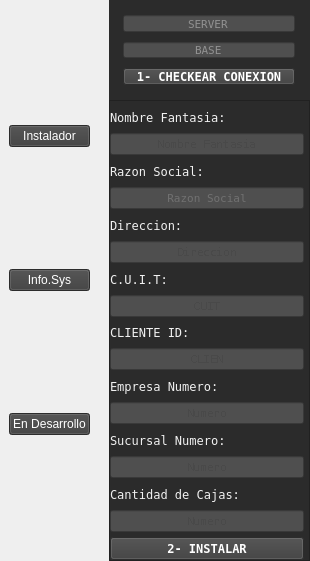
        <widget class="QFrame" name="frame_Main">
         <property name="minimumSize">
          <size>
           <width>281</width>
           <height>561</height>
          </size>
         </property>
         <property name="styleSheet">
          <string notr="true"/>
         </property>
         <property name="frameShape">
          <enum>QFrame::NoFrame</enum>
         </property>
         <property name="frameShadow">
          <enum>QFrame::Plain</enum>
         </property>
         <property name="lineWidth">
          <number>0</number>
         </property>
         <layout class="QHBoxLayout" name="horizontalLayout">
          <property name="spacing">
           <number>10</number>
          </property>
          <property name="sizeConstraint">
           <enum>QLayout::SetDefaultConstraint</enum>
          </property>
          <property name="leftMargin">
           <number>0</number>
          </property>
          <property name="topMargin">
           <number>0</number>
          </property>
          <property name="rightMargin">
           <number>0</number>
          </property>
          <property name="bottomMargin">
           <number>0</number>
          </property>
          <item>
           <widget class="QFrame" name="frame">
            <property name="enabled">
             <bool>true</bool>
            </property>
            <property name="autoFillBackground">
             <bool>false</bool>
            </property>
            <property name="styleSheet">
             <string notr="true">Qframe{
	background-color: rgb(255, 170, 255);
}

QPushButton{
background-color: rgb(61, 61, 61);
border-top-lef-radius:20px;
border-bottom-lef-radius:20px;
color:rgb(255,255,255);
front:77 10ot &quot;Terminal&quot;;
}

QPushButton:hover{
background-color: white;
border-top-lef-radius:20px;
border-bottom-lef-radius:20px;
color:rgb(0,0,0);
front:77 10ot &quot;Terminal&quot;;
}
</string>
            </property>
            <property name="frameShape">
             <enum>QFrame::NoFrame</enum>
            </property>
            <property name="frameShadow">
             <enum>QFrame::Sunken</enum>
            </property>
            <layout class="QVBoxLayout" name="verticalLayout_2">
             <item>
              <widget class="QPushButton" name="B_Instalador">
               <property name="text">
                <string>Instalador</string>
               </property>
              </widget>
             </item>
             <item>
              <widget class="QPushButton" name="B_info">
               <property name="text">
                <string>Info.Sys</string>
               </property>
              </widget>
             </item>
             <item>
              <widget class="QPushButton" name="pushButton_9">
               <property name="text">
                <string>En Desarrollo</string>
               </property>
              </widget>
             </item>
            </layout>
           </widget>
          </item>
          <item>
           <widget class="QFrame" name="frame_contenido">
            <property name="enabled">
             <bool>true</bool>
            </property>
            <property name="minimumSize">
             <size>
              <width>201</width>
              <height>561</height>
             </size>
            </property>
            <property name="maximumSize">
             <size>
              <width>771</width>
              <height>781</height>
             </size>
            </property>
            <property name="styleSheet">
             <string notr="true">background-color: rgba(80, 80, 80,245);</string>
            </property>
            <property name="frameShape">
             <enum>QFrame::NoFrame</enum>
            </property>
            <property name="frameShadow">
             <enum>QFrame::Raised</enum>
            </property>
            <property name="lineWidth">
             <number>0</number>
            </property>
            <layout class="QVBoxLayout" name="verticalLayout" stretch="0">
             <property name="spacing">
              <number>5</number>
             </property>
             <property name="leftMargin">
              <number>0</number>
             </property>
             <property name="topMargin">
              <number>0</number>
             </property>
             <property name="rightMargin">
              <number>0</number>
             </property>
             <property name="bottomMargin">
              <number>0</number>
             </property>
             <item>
              <widget class="QStackedWidget" name="stackedWidget">
               <property name="currentIndex">
                <number>0</number>
               </property>
               <widget class="QWidget" name="page_instalador">
                <layout class="QVBoxLayout" name="verticalLayout_5">
                 <property name="spacing">
                  <number>0</number>
                 </property>
                 <property name="leftMargin">
                  <number>0</number>
                 </property>
                 <property name="topMargin">
                  <number>0</number>
                 </property>
                 <property name="rightMargin">
                  <number>0</number>
                 </property>
                 <property name="bottomMargin">
                  <number>0</number>
                 </property>
                 <item>
                  <widget class="QFrame" name="frame_chequeo">
                   <property name="enabled">
                    <bool>true</bool>
                   </property>
                   <property name="minimumSize">
                    <size>
                     <width>111</width>
                     <height>100</height>
                    </size>
                   </property>
                   <property name="maximumSize">
                    <size>
                     <width>16777215</width>
                     <height>100</height>
                    </size>
                   </property>
                   <property name="styleSheet">
                    <string notr="true">QFrame{background-color: rgb(43, 43, 43)}

QPushButton{
background-color: rgb(61, 61, 61);
border-top-lef-radius:20px;
border-bottom-lef-radius:20px;
color:rgb(255,255,255);
front:77 10ot &quot;Terminal&quot;;
}

QPushButton:hover{
background-color: white;
border-top-lef-radius:20px;
border-bottom-lef-radius:20px;
color:rgb(0,0,0);
front:77 10ot &quot;Terminal&quot;;
}</string>
                   </property>
                   <property name="frameShape">
                    <enum>QFrame::NoFrame</enum>
                   </property>
                   <property name="frameShadow">
                    <enum>QFrame::Sunken</enum>
                   </property>
                   <layout class="QGridLayout" name="chequeo">
                    <property name="sizeConstraint">
                     <enum>QLayout::SetNoConstraint</enum>
                    </property>
                    <property name="leftMargin">
                     <number>14</number>
                    </property>
                    <property name="topMargin">
                     <number>15</number>
                    </property>
                    <property name="rightMargin">
                     <number>15</number>
                    </property>
                    <property name="bottomMargin">
                     <number>15</number>
                    </property>
                    <property name="horizontalSpacing">
                     <number>15</number>
                    </property>
                    <property name="verticalSpacing">
                     <number>10</number>
                    </property>
                    <item row="1" column="0">
                     <widget class="QLineEdit" name="T_Server">
                      <property name="font">
                       <font>
                        <family>Fixedsys</family>
                        <pointsize>8</pointsize>
                        <weight>50</weight>
                        <bold>false</bold>
                       </font>
                      </property>
                      <property name="layoutDirection">
                       <enum>Qt::LeftToRight</enum>
                      </property>
                      <property name="styleSheet">
                       <string notr="true">color:rgb(145, 145, 145)</string>
                      </property>
                      <property name="text">
                       <string>SERVER</string>
                      </property>
                      <property name="maxLength">
                       <number>100</number>
                      </property>
                      <property name="alignment">
                       <set>Qt::AlignCenter</set>
                      </property>
                      <property name="dragEnabled">
                       <bool>true</bool>
                      </property>
                      <property name="cursorMoveStyle">
                       <enum>Qt::VisualMoveStyle</enum>
                      </property>
                     </widget>
                    </item>
                    <item row="2" column="0">
                     <widget class="QLineEdit" name="T_Base">
                      <property name="font">
                       <font>
                        <family>Fixedsys</family>
                        <pointsize>8</pointsize>
                        <weight>50</weight>
                        <bold>false</bold>
                       </font>
                      </property>
                      <property name="styleSheet">
                       <string notr="true">color:rgb(145, 145, 145)</string>
                      </property>
                      <property name="text">
                       <string>BASE</string>
                      </property>
                      <property name="maxLength">
                       <number>100</number>
                      </property>
                      <property name="alignment">
                       <set>Qt::AlignCenter</set>
                      </property>
                     </widget>
                    </item>
                    <item row="3" column="0">
                     <widget class="QPushButton" name="B_conexion">
                      <property name="font">
                       <font>
                        <family>Terminal</family>
                        <pointsize>9</pointsize>
                        <weight>75</weight>
                        <bold>true</bold>
                       </font>
                      </property>
                      <property name="text">
                       <string>1- CHECKEAR CONEXION</string>
                      </property>
                      <property name="checkable">
                       <bool>false</bool>
                      </property>
                     </widget>
                    </item>
                   </layout>
                  </widget>
                 </item>
                 <item>
                  <widget class="QFrame" name="frame_instalador">
                   <property name="enabled">
                    <bool>true</bool>
                   </property>
                   <property name="minimumSize">
                    <size>
                     <width>0</width>
                     <height>0</height>
                    </size>
                   </property>
                   <property name="maximumSize">
                    <size>
                     <width>16777215</width>
                     <height>16777215</height>
                    </size>
                   </property>
                   <property name="contextMenuPolicy">
                    <enum>Qt::NoContextMenu</enum>
                   </property>
                   <property name="styleSheet">
                    <string notr="true">QFrame{background-color: rgb(43, 43, 43);}

QPushButton{
background-color: rgb(61, 61, 61);
border-top-lef-radius:20px;
border-bottom-lef-radius:20px;
color:rgb(255,255,255);
front:77 9ot &quot;Terminal&quot;;
}

QPushButton:hover{
background-color: white;
border-top-lef-radius:20px;
border-bottom-lef-radius:20px;
color:rgb(0,0,0);
front:77 10ot &quot;Terminal&quot;;
}</string>
                   </property>
                   <property name="frameShape">
                    <enum>QFrame::StyledPanel</enum>
                   </property>
                   <property name="frameShadow">
                    <enum>QFrame::Raised</enum>
                   </property>
                   <layout class="QVBoxLayout" name="verticalLayout_3">
                    <property name="spacing">
                     <number>5</number>
                    </property>
                    <property name="leftMargin">
                     <number>0</number>
                    </property>
                    <property name="topMargin">
                     <number>5</number>
                    </property>
                    <property name="rightMargin">
                     <number>5</number>
                    </property>
                    <property name="bottomMargin">
                     <number>0</number>
                    </property>
                    <item>
                     <widget class="QLabel" name="label_7">
                      <property name="font">
                       <font>
                        <family>Fixedsys</family>
                       </font>
                      </property>
                      <property name="styleSheet">
                       <string notr="true">color:rgb(241, 241, 241)</string>
                      </property>
                      <property name="text">
                       <string>Nombre Fantasia:</string>
                      </property>
                      <property name="buddy">
                       <cstring>T_Fantasia</cstring>
                      </property>
                     </widget>
                    </item>
                    <item>
                     <widget class="QLineEdit" name="T_Fantasia">
                      <property name="font">
                       <font>
                        <family>Fixedsys</family>
                        <pointsize>8</pointsize>
                        <weight>50</weight>
                        <bold>false</bold>
                        <stylestrategy>NoAntialias</stylestrategy>
                        <kerning>false</kerning>
                       </font>
                      </property>
                      <property name="layoutDirection">
                       <enum>Qt::LeftToRight</enum>
                      </property>
                      <property name="styleSheet">
                       <string notr="true">color:rgb(145, 145, 145)</string>
                      </property>
                      <property name="inputMask">
                       <string/>
                      </property>
                      <property name="text">
                       <string/>
                      </property>
                      <property name="maxLength">
                       <number>32767</number>
                      </property>
                      <property name="alignment">
                       <set>Qt::AlignCenter</set>
                      </property>
                      <property name="dragEnabled">
                       <bool>true</bool>
                      </property>
                      <property name="placeholderText">
                       <string>Nombre Fantasia</string>
                      </property>
                      <property name="cursorMoveStyle">
                       <enum>Qt::VisualMoveStyle</enum>
                      </property>
                     </widget>
                    </item>
                    <item>
                     <widget class="QLabel" name="label">
                      <property name="font">
                       <font>
                        <family>Fixedsys</family>
                       </font>
                      </property>
                      <property name="styleSheet">
                       <string notr="true">color:rgb(241, 241, 241)</string>
                      </property>
                      <property name="text">
                       <string>Razon Social:</string>
                      </property>
                      <property name="buddy">
                       <cstring>T_RazonSocial</cstring>
                      </property>
                     </widget>
                    </item>
                    <item>
                     <widget class="QLineEdit" name="T_RazonSocial">
                      <property name="font">
                       <font>
                        <family>Fixedsys</family>
                        <pointsize>8</pointsize>
                        <weight>50</weight>
                        <bold>false</bold>
                        <stylestrategy>PreferAntialias</stylestrategy>
                        <kerning>false</kerning>
                       </font>
                      </property>
                      <property name="layoutDirection">
                       <enum>Qt::LeftToRight</enum>
                      </property>
                      <property name="styleSheet">
                       <string notr="true">color:rgb(145, 145, 145)</string>
                      </property>
                      <property name="text">
                       <string/>
                      </property>
                      <property name="maxLength">
                       <number>100</number>
                      </property>
                      <property name="echoMode">
                       <enum>QLineEdit::Normal</enum>
                      </property>
                      <property name="alignment">
                       <set>Qt::AlignCenter</set>
                      </property>
                      <property name="dragEnabled">
                       <bool>true</bool>
                      </property>
                      <property name="placeholderText">
                       <string>Razon Social</string>
                      </property>
                      <property name="cursorMoveStyle">
                       <enum>Qt::VisualMoveStyle</enum>
                      </property>
                     </widget>
                    </item>
                    <item>
                     <widget class="QLabel" name="label_8">
                      <property name="font">
                       <font>
                        <family>Fixedsys</family>
                       </font>
                      </property>
                      <property name="styleSheet">
                       <string notr="true">color:rgb(241, 241, 241)</string>
                      </property>
                      <property name="text">
                       <string>Direccion:</string>
                      </property>
                      <property name="buddy">
                       <cstring>T_Direccion</cstring>
                      </property>
                     </widget>
                    </item>
                    <item>
                     <widget class="QLineEdit" name="T_Direccion">
                      <property name="font">
                       <font>
                        <family>Fixedsys</family>
                        <pointsize>8</pointsize>
                        <weight>50</weight>
                        <bold>false</bold>
                        <stylestrategy>NoAntialias</stylestrategy>
                        <kerning>false</kerning>
                       </font>
                      </property>
                      <property name="layoutDirection">
                       <enum>Qt::LeftToRight</enum>
                      </property>
                      <property name="styleSheet">
                       <string notr="true">color:rgb(145, 145, 145)</string>
                      </property>
                      <property name="text">
                       <string/>
                      </property>
                      <property name="maxLength">
                       <number>100</number>
                      </property>
                      <property name="alignment">
                       <set>Qt::AlignCenter</set>
                      </property>
                      <property name="dragEnabled">
                       <bool>true</bool>
                      </property>
                      <property name="placeholderText">
                       <string>Direccion</string>
                      </property>
                      <property name="cursorMoveStyle">
                       <enum>Qt::VisualMoveStyle</enum>
                      </property>
                     </widget>
                    </item>
                    <item>
                     <widget class="QLabel" name="label_3">
                      <property name="font">
                       <font>
                        <family>Fixedsys</family>
                       </font>
                      </property>
                      <property name="styleSheet">
                       <string notr="true">color:rgb(241, 241, 241)</string>
                      </property>
                      <property name="text">
                       <string>C.U.I.T:</string>
                      </property>
                      <property name="buddy">
                       <cstring>T_Cuit</cstring>
                      </property>
                     </widget>
                    </item>
                    <item>
                     <widget class="QLineEdit" name="T_Cuit">
                      <property name="font">
                       <font>
                        <family>Fixedsys</family>
                        <pointsize>8</pointsize>
                        <weight>50</weight>
                        <bold>false</bold>
                        <stylestrategy>NoAntialias</stylestrategy>
                        <kerning>false</kerning>
                       </font>
                      </property>
                      <property name="layoutDirection">
                       <enum>Qt::LeftToRight</enum>
                      </property>
                      <property name="styleSheet">
                       <string notr="true">color:rgb(145, 145, 145)</string>
                      </property>
                      <property name="inputMask">
                       <string notr="true"/>
                      </property>
                      <property name="text">
                       <string/>
                      </property>
                      <property name="maxLength">
                       <number>100</number>
                      </property>
                      <property name="alignment">
                       <set>Qt::AlignCenter</set>
                      </property>
                      <property name="dragEnabled">
                       <bool>true</bool>
                      </property>
                      <property name="placeholderText">
                       <string>CUIT</string>
                      </property>
                      <property name="cursorMoveStyle">
                       <enum>Qt::VisualMoveStyle</enum>
                      </property>
                     </widget>
                    </item>
                    <item>
                     <widget class="QLabel" name="label_9">
                      <property name="font">
                       <font>
                        <family>Fixedsys</family>
                       </font>
                      </property>
                      <property name="styleSheet">
                       <string notr="true">color:rgb(241, 241, 241)</string>
                      </property>
                      <property name="text">
                       <string>CLIENTE ID:</string>
                      </property>
                      <property name="buddy">
                       <cstring>T_ClienteWeb</cstring>
                      </property>
                     </widget>
                    </item>
                    <item>
                     <widget class="QLineEdit" name="T_ClienteWeb">
                      <property name="font">
                       <font>
                        <family>Fixedsys</family>
                        <pointsize>8</pointsize>
                        <weight>50</weight>
                        <bold>false</bold>
                        <stylestrategy>NoAntialias</stylestrategy>
                        <kerning>false</kerning>
                       </font>
                      </property>
                      <property name="layoutDirection">
                       <enum>Qt::LeftToRight</enum>
                      </property>
                      <property name="styleSheet">
                       <string notr="true">color:rgb(145, 145, 145)</string>
                      </property>
                      <property name="text">
                       <string/>
                      </property>
                      <property name="maxLength">
                       <number>5</number>
                      </property>
                      <property name="alignment">
                       <set>Qt::AlignCenter</set>
                      </property>
                      <property name="dragEnabled">
                       <bool>true</bool>
                      </property>
                      <property name="placeholderText">
                       <string>CLIEN</string>
                      </property>
                      <property name="cursorMoveStyle">
                       <enum>Qt::VisualMoveStyle</enum>
                      </property>
                     </widget>
                    </item>
                    <item>
                     <widget class="QLabel" name="label_4">
                      <property name="font">
                       <font>
                        <family>Fixedsys</family>
                       </font>
                      </property>
                      <property name="styleSheet">
                       <string notr="true">color:rgb(241, 241, 241)</string>
                      </property>
                      <property name="text">
                       <string>Empresa Numero:</string>
                      </property>
                      <property name="buddy">
                       <cstring>T_Empresa</cstring>
                      </property>
                     </widget>
                    </item>
                    <item>
                     <widget class="QLineEdit" name="T_Empresa">
                      <property name="font">
                       <font>
                        <family>Fixedsys</family>
                        <pointsize>8</pointsize>
                        <weight>50</weight>
                        <bold>false</bold>
                        <stylestrategy>NoAntialias</stylestrategy>
                        <kerning>false</kerning>
                       </font>
                      </property>
                      <property name="layoutDirection">
                       <enum>Qt::LeftToRight</enum>
                      </property>
                      <property name="styleSheet">
                       <string notr="true">color:rgb(145, 145, 145)</string>
                      </property>
                      <property name="text">
                       <string/>
                      </property>
                      <property name="maxLength">
                       <number>10</number>
                      </property>
                      <property name="alignment">
                       <set>Qt::AlignCenter</set>
                      </property>
                      <property name="dragEnabled">
                       <bool>true</bool>
                      </property>
                      <property name="placeholderText">
                       <string>Numero</string>
                      </property>
                      <property name="cursorMoveStyle">
                       <enum>Qt::VisualMoveStyle</enum>
                      </property>
                     </widget>
                    </item>
                    <item>
                     <widget class="QLabel" name="label_5">
                      <property name="font">
                       <font>
                        <family>Fixedsys</family>
                       </font>
                      </property>
                      <property name="styleSheet">
                       <string notr="true">color:rgb(241, 241, 241)</string>
                      </property>
                      <property name="text">
                       <string>Sucursal Numero:</string>
                      </property>
                      <property name="buddy">
                       <cstring>T_Sucursal</cstring>
                      </property>
                     </widget>
                    </item>
                    <item>
                     <widget class="QLineEdit" name="T_Sucursal">
                      <property name="font">
                       <font>
                        <family>Fixedsys</family>
                        <pointsize>8</pointsize>
                        <weight>50</weight>
                        <bold>false</bold>
                        <stylestrategy>NoAntialias</stylestrategy>
                        <kerning>false</kerning>
                       </font>
                      </property>
                      <property name="layoutDirection">
                       <enum>Qt::LeftToRight</enum>
                      </property>
                      <property name="styleSheet">
                       <string notr="true">color:rgb(145, 145, 145)</string>
                      </property>
                      <property name="text">
                       <string/>
                      </property>
                      <property name="maxLength">
                       <number>100</number>
                      </property>
                      <property name="alignment">
                       <set>Qt::AlignCenter</set>
                      </property>
                      <property name="dragEnabled">
                       <bool>true</bool>
                      </property>
                      <property name="placeholderText">
                       <string>Numero</string>
                      </property>
                      <property name="cursorMoveStyle">
                       <enum>Qt::VisualMoveStyle</enum>
                      </property>
                     </widget>
                    </item>
                    <item>
                     <widget class="QLabel" name="label_10">
                      <property name="font">
                       <font>
                        <family>Fixedsys</family>
                       </font>
                      </property>
                      <property name="styleSheet">
                       <string notr="true">color:rgb(241, 241, 241)</string>
                      </property>
                      <property name="text">
                       <string>Cantidad de Cajas:</string>
                      </property>
                      <property name="buddy">
                       <cstring>label_10</cstring>
                      </property>
                     </widget>
                    </item>
                    <item>
                     <widget class="QLineEdit" name="T_Cajas">
                      <property name="font">
                       <font>
                        <family>Fixedsys</family>
                        <pointsize>8</pointsize>
                        <weight>50</weight>
                        <bold>false</bold>
                        <stylestrategy>NoAntialias</stylestrategy>
                        <kerning>false</kerning>
                       </font>
                      </property>
                      <property name="layoutDirection">
                       <enum>Qt::LeftToRight</enum>
                      </property>
                      <property name="styleSheet">
                       <string notr="true">color:rgb(145, 145, 145)</string>
                      </property>
                      <property name="text">
                       <string/>
                      </property>
                      <property name="maxLength">
                       <number>100</number>
                      </property>
                      <property name="alignment">
                       <set>Qt::AlignCenter</set>
                      </property>
                      <property name="dragEnabled">
                       <bool>true</bool>
                      </property>
                      <property name="placeholderText">
                       <string>Numero</string>
                      </property>
                      <property name="cursorMoveStyle">
                       <enum>Qt::VisualMoveStyle</enum>
                      </property>
                     </widget>
                    </item>
                    <item>
                     <widget class="QPushButton" name="B_Update">
                      <property name="font">
                       <font>
                        <family>Terminal</family>
                        <pointsize>9</pointsize>
                        <weight>75</weight>
                        <bold>true</bold>
                       </font>
                      </property>
                      <property name="acceptDrops">
                       <bool>false</bool>
                      </property>
                      <property name="autoFillBackground">
                       <bool>false</bool>
                      </property>
                      <property name="styleSheet">
                       <string notr="true">QpushButton{
background-color: rgb(145, 145, 145);
border-radius:20px;
}</string>
                      </property>
                      <property name="text">
                       <string>2- INSTALAR</string>
                      </property>
                     </widget>
                    </item>
                   </layout>
                  </widget>
                 </item>
                </layout>
               </widget>
               <widget class="QWidget" name="Info">
                <layout class="QVBoxLayout" name="verticalLayout_6">
                 <item>
                  <widget class="QLabel" name="L_info">
                   <property name="font">
                    <font>
                     <family>Terminal</family>
                     <pointsize>9</pointsize>
                     <weight>75</weight>
                     <bold>true</bold>
                    </font>
                   </property>
                   <property name="text">
                    <string>&lt;html&gt;&lt;head/&gt;&lt;body&gt;&lt;p&gt;&lt;span style=&quot; color:#f1f1f1;&quot;&gt;El veloz murciélago hindú comía feliz cardillo y kiwi. La cigüeña toca el saxofón detrás del palenque de paja. 1234567890&lt;/span&gt;&lt;/p&gt;&lt;/body&gt;&lt;/html&gt;</string>
                   </property>
                   <property name="wordWrap">
                    <bool>true</bool>
                   </property>
                  </widget>
                 </item>
                </layout>
               </widget>
              </widget>
             </item>
            </layout>
           </widget>
          </item>
         </layout>
        </widget>
